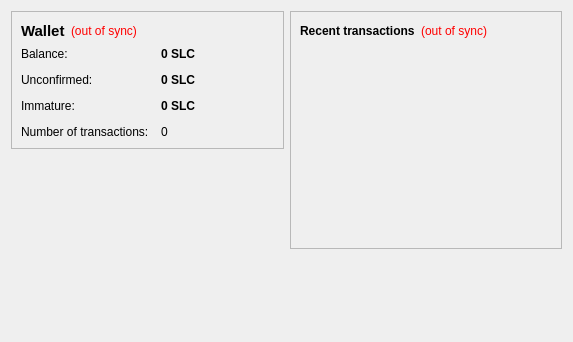
<?xml version="1.0" encoding="UTF-8"?>
<ui version="4.0">
 <class>OverviewPage</class>
 <widget class="QWidget" name="OverviewPage">
  <property name="geometry">
   <rect>
    <x>0</x>
    <y>0</y>
    <width>573</width>
    <height>342</height>
   </rect>
  </property>
  <property name="windowTitle">
   <string>Form</string>
  </property>
  <layout class="QHBoxLayout" name="horizontalLayout" stretch="1,1">
   <item>
    <layout class="QVBoxLayout" name="verticalLayout_2">
     <item>
      <widget class="QFrame" name="frame">
       <property name="frameShape">
        <enum>QFrame::StyledPanel</enum>
       </property>
       <property name="frameShadow">
        <enum>QFrame::Raised</enum>
       </property>
       <layout class="QVBoxLayout" name="verticalLayout_4">
        <item>
         <layout class="QHBoxLayout" name="horizontalLayout_4">
          <item>
           <widget class="QLabel" name="label_5">
            <property name="font">
             <font>
              <pointsize>11</pointsize>
              <weight>75</weight>
              <bold>true</bold>
             </font>
            </property>
            <property name="text">
             <string>Wallet</string>
            </property>
           </widget>
          </item>
          <item>
           <widget class="QLabel" name="labelWalletStatus">
            <property name="toolTip">
             <string>The displayed information may be out of date. Your wallet automatically synchronizes with the silvercoin network after a connection is established, but this process has not completed yet.</string>
            </property>
            <property name="styleSheet">
             <string notr="true">QLabel { color: red; }</string>
            </property>
            <property name="text">
             <string notr="true">(out of sync)</string>
            </property>
            <property name="alignment">
             <set>Qt::AlignLeading|Qt::AlignLeft|Qt::AlignVCenter</set>
            </property>
           </widget>
          </item>
          <item>
           <spacer name="horizontalSpacer_2">
            <property name="orientation">
             <enum>Qt::Horizontal</enum>
            </property>
            <property name="sizeHint" stdset="0">
             <size>
              <width>40</width>
              <height>20</height>
             </size>
            </property>
           </spacer>
          </item>
         </layout>
        </item>
        <item>
         <layout class="QFormLayout" name="formLayout_2">
          <property name="fieldGrowthPolicy">
           <enum>QFormLayout::AllNonFixedFieldsGrow</enum>
          </property>
          <property name="horizontalSpacing">
           <number>12</number>
          </property>
          <property name="verticalSpacing">
           <number>12</number>
          </property>
          <item row="0" column="0">
           <widget class="QLabel" name="label">
            <property name="text">
             <string>Balance:</string>
            </property>
           </widget>
          </item>
          <item row="0" column="1">
           <widget class="QLabel" name="labelBalance">
            <property name="font">
             <font>
              <weight>75</weight>
              <bold>true</bold>
             </font>
            </property>
            <property name="cursor">
             <cursorShape>IBeamCursor</cursorShape>
            </property>
            <property name="toolTip">
             <string>Your current balance</string>
            </property>
            <property name="text">
             <string notr="true">0 SLC</string>
            </property>
            <property name="textInteractionFlags">
             <set>Qt::LinksAccessibleByMouse|Qt::TextSelectableByKeyboard|Qt::TextSelectableByMouse</set>
            </property>
           </widget>
          </item>
          <item row="1" column="0">
           <widget class="QLabel" name="label_3">
            <property name="text">
             <string>Unconfirmed:</string>
            </property>
           </widget>
          </item>
          <item row="1" column="1">
           <widget class="QLabel" name="labelUnconfirmed">
            <property name="font">
             <font>
              <weight>75</weight>
              <bold>true</bold>
             </font>
            </property>
            <property name="cursor">
             <cursorShape>IBeamCursor</cursorShape>
            </property>
            <property name="toolTip">
             <string>Total of transactions that have yet to be confirmed, and do not yet count toward the current balance</string>
            </property>
            <property name="text">
             <string notr="true">0 SLC</string>
            </property>
            <property name="textInteractionFlags">
             <set>Qt::LinksAccessibleByMouse|Qt::TextSelectableByKeyboard|Qt::TextSelectableByMouse</set>
            </property>
           </widget>
          </item>
          <item row="3" column="0">
           <widget class="QLabel" name="label_2">
            <property name="text">
             <string>Number of transactions:</string>
            </property>
           </widget>
          </item>
          <item row="3" column="1">
           <widget class="QLabel" name="labelNumTransactions">
            <property name="toolTip">
             <string>Total number of transactions in wallet</string>
            </property>
            <property name="text">
             <string notr="true">0</string>
            </property>
           </widget>
          </item>
          <item row="2" column="0">
           <widget class="QLabel" name="labelImmatureText">
            <property name="text">
             <string>Immature:</string>
            </property>
           </widget>
          </item>
          <item row="2" column="1">
           <widget class="QLabel" name="labelImmature">
            <property name="font">
             <font>
              <weight>75</weight>
              <bold>true</bold>
             </font>
            </property>
            <property name="toolTip">
             <string>Mined balance that has not yet matured</string>
            </property>
            <property name="text">
             <string notr="true">0 SLC</string>
            </property>
            <property name="textInteractionFlags">
             <set>Qt::LinksAccessibleByMouse|Qt::TextSelectableByKeyboard|Qt::TextSelectableByMouse</set>
            </property>
           </widget>
          </item>
         </layout>
        </item>
       </layout>
      </widget>
     </item>
     <item>
      <spacer name="verticalSpacer">
       <property name="orientation">
        <enum>Qt::Vertical</enum>
       </property>
       <property name="sizeHint" stdset="0">
        <size>
         <width>20</width>
         <height>40</height>
        </size>
       </property>
      </spacer>
     </item>
    </layout>
   </item>
   <item>
    <layout class="QVBoxLayout" name="verticalLayout_3">
     <item>
      <widget class="QFrame" name="frame_2">
       <property name="frameShape">
        <enum>QFrame::StyledPanel</enum>
       </property>
       <property name="frameShadow">
        <enum>QFrame::Raised</enum>
       </property>
       <layout class="QVBoxLayout" name="verticalLayout">
        <item>
         <layout class="QHBoxLayout" name="horizontalLayout_2">
          <item>
           <widget class="QLabel" name="label_4">
            <property name="text">
             <string>&lt;b&gt;Recent transactions&lt;/b&gt;</string>
            </property>
           </widget>
          </item>
          <item>
           <widget class="QLabel" name="labelTransactionsStatus">
            <property name="toolTip">
             <string>The displayed information may be out of date. Your wallet automatically synchronizes with the silvercoin network after a connection is established, but this process has not completed yet.</string>
            </property>
            <property name="styleSheet">
             <string notr="true">QLabel { color: red; }</string>
            </property>
            <property name="text">
             <string notr="true">(out of sync)</string>
            </property>
            <property name="alignment">
             <set>Qt::AlignRight|Qt::AlignTrailing|Qt::AlignVCenter</set>
            </property>
           </widget>
          </item>
          <item>
           <spacer name="horizontalSpacer">
            <property name="orientation">
             <enum>Qt::Horizontal</enum>
            </property>
            <property name="sizeHint" stdset="0">
             <size>
              <width>40</width>
              <height>20</height>
             </size>
            </property>
           </spacer>
          </item>
         </layout>
        </item>
        <item>
         <widget class="QListView" name="listTransactions">
          <property name="styleSheet">
           <string notr="true">QListView { background: transparent; }</string>
          </property>
          <property name="frameShape">
           <enum>QFrame::NoFrame</enum>
          </property>
          <property name="verticalScrollBarPolicy">
           <enum>Qt::ScrollBarAlwaysOff</enum>
          </property>
          <property name="horizontalScrollBarPolicy">
           <enum>Qt::ScrollBarAlwaysOff</enum>
          </property>
          <property name="selectionMode">
           <enum>QAbstractItemView::NoSelection</enum>
          </property>
         </widget>
        </item>
       </layout>
      </widget>
     </item>
     <item>
      <spacer name="verticalSpacer_2">
       <property name="orientation">
        <enum>Qt::Vertical</enum>
       </property>
       <property name="sizeHint" stdset="0">
        <size>
         <width>20</width>
         <height>40</height>
        </size>
       </property>
      </spacer>
     </item>
    </layout>
   </item>
  </layout>
 </widget>
 <resources/>
 <connections/>
</ui>
